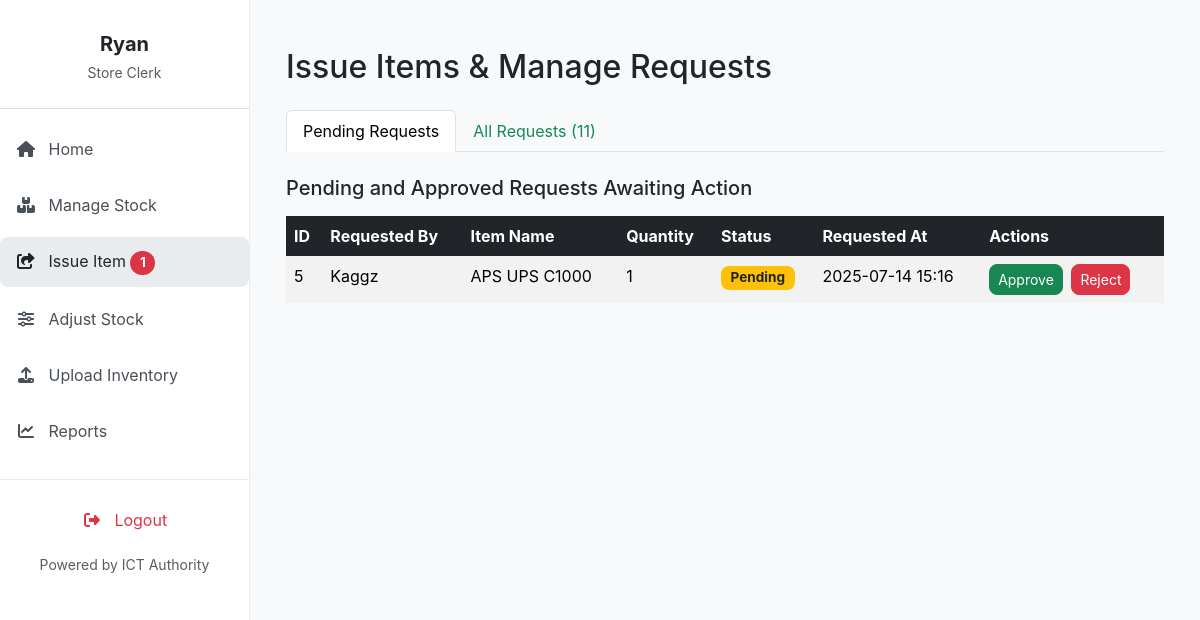
Page /issue-item/ (signed in) on the committed database.
### invent/models.py (models this page shows, shortened)
class ItemRequest(models.Model):
    item = models.ForeignKey('InventoryItem', on_delete=models.CASCADE)
    name = models.CharField(max_length=100)
    quantity = models.PositiveIntegerField(default=1)
    reason = models.TextField(blank=True, null=True)
    application_date = models.DateField(default=timezone.now)
    requestor = models.ForeignKey(User, on_delete=models.CASCADE)
    status = models.CharField(max_length=10, choices=[
        ('Pending', 'Pending'),
        ('Approved', 'Approved'),
        ('Issued', 'Issued'),
        ('Rejected', 'Rejected'),
        ('Cancelled', 'Cancelled'),
    ], default='Pending')
    date_requested = models.DateTimeField(auto_now_add=True)
    _original_status = None
    def __init__(self, *args, **kwargs):
        super().__init__(*args, **kwargs)
        self._original_status = self.status

class InventoryItem(models.Model):
    STATUS_CHOICES = [
        ('Pending', 'Pending'),
        ('In Stock', 'In Stock'),
        ('Issued', 'Issued'),
        ('Returned', 'Returned'),
        ('Low Stock', 'Low Stock'),
        ('Out of Stock', 'Out of Stock'),
    ]
    CONDITION_CHOICES = [
        ("Serviceable", "Serviceable"),
        ("Not Serviceable", "Not Serviceable"),
        ("Not working", "Not working"),
        ("Good", "Good"),
        ("Fair", "Fair"),
        ("Poor", "Poor"),
    ]
    name = models.CharField(max_length=255, help_text="e.g., Dell Optiplex 7010 (from Asset Description)")
    serial_number = models.CharField(
        max_length=255, unique=True, blank=True, null=True,
        help_text="Unique serial number of the asset (from Serial Number in CSV)"
    )
    category = models.CharField(
        max_length=100, blank=True,
        help_text="e.g., Printer, CPU, Monitor (from Asset Category-Minor)"
    )
    condition = models.CharField(
        max_length=20, choices=CONDITION_CHOICES, default="Serviceable",
        help_text="Current condition of the asset (from Condition in CSV)"
    )
    status = models.CharField(max_length=20, choices=STATUS_CHOICES, default='In Stock')
    expiration_date = models.DateField(null=True, blank=True)
    quantity_total = models.PositiveIntegerField(default=0)
    quantity_issued = models.PositiveIntegerField(default=0)
    quantity_returned = models.PositiveIntegerField(default=0)
    created_by = models.ForeignKey(User, on_delete=models.SET_NULL, null=True, blank=True, related_name='inventory_created_by')
    created_at = models.DateTimeField(auto_now_add=True)
    updated_at = models.DateTimeField(auto_now=True)

### invent/views.py (the view, shortened to what this page needs)
# urls.py: path('issue-item/', views.issue_item, name='issue_item'),
@login_required
@permission_required('invent.can_issue_item', raise_exception=True)
def issue_item(request):
    all_requests = ItemRequest.objects.all().order_by('-date_requested')
    pending_and_approved_requests = all_requests.filter(
        status__in=['Pending', 'Approved'])
    form = IssueItemForm()
    context = {
        'form': form,  # Ensure the form is passed for GET requests as well
        'all_requests': all_requests,
        'pending_and_approved_requests': pending_and_approved_requests,
        'approved_requests': all_requests.filter(status='Approved'),
        'issued_requests': all_requests.filter(status='Issued'),
        'rejected_requests': all_requests.filter(status='Rejected'),
        'pending_requests': all_requests.filter(status='Pending'),
    }
    return render(request, 'invent/issue_item.html', context)

### invent/context_processors.py (called while the page is built)
def pending_requests_count(request):
    count = 0  # Default to 0
    if request.user.is_authenticated:
        if request.user.has_perm('invent.can_issue_item'):
            count = ItemRequest.objects.filter(status='Pending').count()
    return {'pending_requests_count_for_sidebar': count}

### invent/templates/invent/issue_item.html (shortened to what this page needs)
{% extends 'invent/base_store_clerk.html' %}
{% load static %}
{% block content %}
<div class="container mt-4">
    <h2 class="mb-4">Issue Items & Manage Requests</h2>
    <ul class="nav nav-tabs mb-4" id="issueManageTabs" role="tablist">
        <li class="nav-item" role="presentation">
            <button class="nav-link active" id="pending-requests-tab" data-bs-toggle="tab" data-bs-target="#pending-requests" type="button" role="tab" aria-controls="pending-requests" aria-selected="true">
                Pending Requests
            </button>
        </li>
        <li class="nav-item" role="presentation">
            <button class="nav-link" id="all-requests-tab" data-bs-toggle="tab" data-bs-target="#all-requests" type="button" role="tab" aria-controls="all-requests" aria-selected="false">All Requests ({{ all_requests.count }})</button>
        </li>
    </ul>
    <div class="tab-content" id="issueManageTabsContent">
        <div class="tab-pane fade show active" id="pending-requests" role="tabpanel" aria-labelledby="pending-requests-tab">
            <h5 class="mb-3">Pending and Approved Requests Awaiting Action</h5>
            <div class="table-responsive">
                <table class="table table-hover table-striped">
                    <thead class="table-dark">
                        <tr>
                            <th>ID</th>
                            <th>Requested By</th>
                            <th>Item Name</th>
                            <th>Quantity</th>
                            <th>Status</th>
                            <th>Requested At</th>
                            <th>Actions</th>
                        </tr>
                    </thead>
                    <tbody>
                        {% for req in pending_and_approved_requests %}
                        <tr>
                            <td>{{ req.id }}</td>
                            <td>{{ req.requestor.username }}</td>
                            <td>{{ req.item.name }}</td>
                            <td>{{ req.quantity }}</td>
                            <td>
                                <span class="badge
                                    {% if req.status == 'Pending' %}bg-warning text-dark
                                    {% elif req.status == 'Approved' %}bg-success
                                    {% elif req.status == 'Issued' %}bg-primary
                                    {% elif req.status == 'Rejected' %}bg-danger
                                    {% else %}bg-secondary{% endif %}">
                                    {{ req.status }}
                                </span>
                            </td>
                            <td>{{ req.date_requested|date:"Y-m-d H:i" }}</td>
                            <td>
                                <form action="{% url 'issue_item' %}" method="post" class="d-inline">
                                    {% if req.status == 'Pending' %}
                                        <button type="submit" name="action" value="approve" class="btn btn-success btn-sm me-1">Approve</button>
                                        <button type="submit" name="action" value="reject" class="btn btn-danger btn-sm me-1">Reject</button>
                                    {% elif req.status == 'Approved' %}
                                        <button type="submit" name="action" value="issue_from_request" class="btn btn-info btn-sm">Issue (Approved)</button>
                                        <button type="submit" name="action" value="reject" class="btn btn-danger btn-sm me-1">Reject</button>
                                    {% else %}
                                        <small class="text-muted">No actions</small>
                                    {% endif %}
                                </form>
                            </td>
                        </tr>
                        {% empty %}
                        <tr><td colspan="7" class="text-center text-muted">No pending or approved requests found.</td></tr>
                        {% endfor %}
                    </tbody>
                </table>
            </div>
        </div>
    </div>
</div>
{% endblock %}

### invent/templates/invent/base_store_clerk.html (shortened to what this page needs)
{% load static %}
<!DOCTYPE html>
<html lang="en">
<head>
    <link href="https://cdn.jsdelivr.net/npm/bootstrap@5.3.3/dist/css/bootstrap.min.css" rel="stylesheet">
    <link href="https://cdnjs.cloudflare.com/ajax/libs/font-awesome/6.4.0/css/all.min.css" rel="stylesheet">
    <link href="https://cdn.jsdelivr.net/npm/select2@4.1.0-rc.0/dist/css/select2.min.css" rel="stylesheet" />
    <link href="https://cdn.jsdelivr.net/npm/select2-bootstrap-5-theme@1.3.0/dist/select2-bootstrap-5-theme.min.css" rel="stylesheet" />
</head>
<body>
    <nav id="sidebarMenu" class="sidebar-wrapper collapse d-md-block show">
        <div class="sidebar-content">
            <div class="text-center mb-4 pt-3">
                <h5 class="fw-bold mb-1 text-dark">{{ user.first_name|default:user.username }}</h5>
                <small class="text-muted">Store Clerk</small>
            </div>
            <hr class="border-secondary opacity-25" />
            <ul class="nav flex-column">
                <li class="nav-item mb-2">
                    <a class="nav-link {% if request.resolver_match.url_name == 'store_clerk_dashboard' %}active{% endif %}" href="{% url 'store_clerk_dashboard' %}">
                        <i class="fas fa-fw fa-home me-2"></i> Home
                    </a>
                </li>
                <li class="nav-item mb-2">
                    <a class="nav-link {% if request.resolver_match.url_name == 'manage_stock' %}active{% endif %}" href="{% url 'manage_stock' %}">
                        <i class="fas fa-fw fa-boxes me-2"></i> Manage Stock
                    </a>
                </li>
                <li class="nav-item mb-2">
                    <a class="nav-link {% if request.resolver_match.url_name == 'issue_item' %}active{% endif %}" href="{% url 'issue_item' %}">
                        <i class="fas fa-fw fa-share-square me-2"></i> Issue Item
                        {% if pending_requests_count_for_sidebar > 0 %}
                            <span class="badge rounded-pill bg-danger ms-auto">
                                {{ pending_requests_count_for_sidebar }}
                            </span>
                        {% endif %}
                    </a>
                </li>
                <li class="nav-item mb-2">
                    <a class="nav-link {% if request.resolver_match.url_name == 'adjust_stock' %}active{% endif %}" href="{% url 'adjust_stock' %}">
                        <i class="fas fa-fw fa-sliders-h me-2"></i> Adjust Stock
                    </a>
                </li>
                <li class="nav-item mb-2">
                    <a class="nav-link {% if request.resolver_match.url_name == 'upload_inventory' %}active{% endif %}" href="{% url 'upload_inventory' %}">
                        <i class="fas fa-fw fa-upload me-2"></i> Upload Inventory
                    </a>
                </li>
                <li class="nav-item mb-2">
                    <a class="nav-link" href="{% url 'reports' %}">
                        <i class="fas fa-fw fa-chart-line me-2"></i> Reports
                    </a>
                </li>
            </ul>
        </div>
        <div class="sidebar-bottom">
            <ul class="nav flex-column mb-2">
                <li class="nav-item">
                    <a class="nav-link text-danger" href="{% url 'logout' %}">
                        <i class="fas fa-fw fa-right-from-bracket me-2"></i> Logout
                    </a>
                </li>
            </ul>
            <small class="text-muted">Powered by ICT Authority</small>
        </div>
    </nav>
    <main class="main-content">
        {% block content %}{% endblock %}
    </main>
</body>
</html>

### invent/templates/invent/base_store_clerk.html (style rules this page uses)
:root { --bs-primary: #198754; --bs-primary-rgb: 25, 135, 84; --bs-btn-primary-color: #fff; --bs-btn-primary-bg: var(--bs-primary); --bs-btn-primary-border-color: var(--bs-primary); --bs-btn-primary-hover-bg: #157347; --bs-btn-primary-hover-border-color: #146c43; --bs-btn-primary-active-bg: #13653f; --bs-btn-primary-active-border-color: #125f3c; --bs-link-color: var(--bs-primary); --bs-link-hover-color: #157347; }
body { font-family: 'Inter', sans-serif; background-color: #f8f9fa; margin: 0; }
.sidebar-wrapper { position: fixed; top: 0; bottom: 0; left: 0; width: 250px; background-color: #ffffff; color: #343a40; border-right: 1px solid #e9ecef; z-index: 1030; display: flex; flex-direction: column; }
.sidebar-content { flex-grow: 1; overflow-y: auto; padding-top: 1rem; padding-bottom: 1rem; }
.sidebar-wrapper .nav-link { color: #495057; padding: 0.75rem 1rem; border-radius: 0.5rem; transition: background-color 0.2s ease, color 0.2s ease; }
.sidebar-wrapper .nav-link:hover, .sidebar-wrapper .nav-link.active { background-color: #e9ecef; color: #212529; }
.sidebar-wrapper .nav-link.text-danger { color: #dc3545 !important; }
.sidebar-bottom { padding-top: 1rem; padding-bottom: 1rem; text-align: center; border-top: 1px solid #e9ecef; }
.main-content { margin-left: 250px; padding: 1.5rem; min-height: 100vh; overflow-x: hidden; }
.btn { border-radius: 0.5rem; }
.badge { border-radius: 0.5rem; padding: 0.4em 0.7em; font-size: 0.85em; }
.table thead th { border-bottom: none; }
.table tbody tr:last-child td { border-bottom: none; }

### rows in the picture
ItemRequest: id "5", requestor.username "Kaggz", item.name "APS UPS C1000", quantity "1", status "Pending", date_requested "2025-07-14 15:16", shows "Approve"

### other values in the picture
{{ user.first_name|default:user.username }} "Ryan"
{{ pending_requests_count_for_sidebar }} "1"
{{ all_requests.count }} "11"
